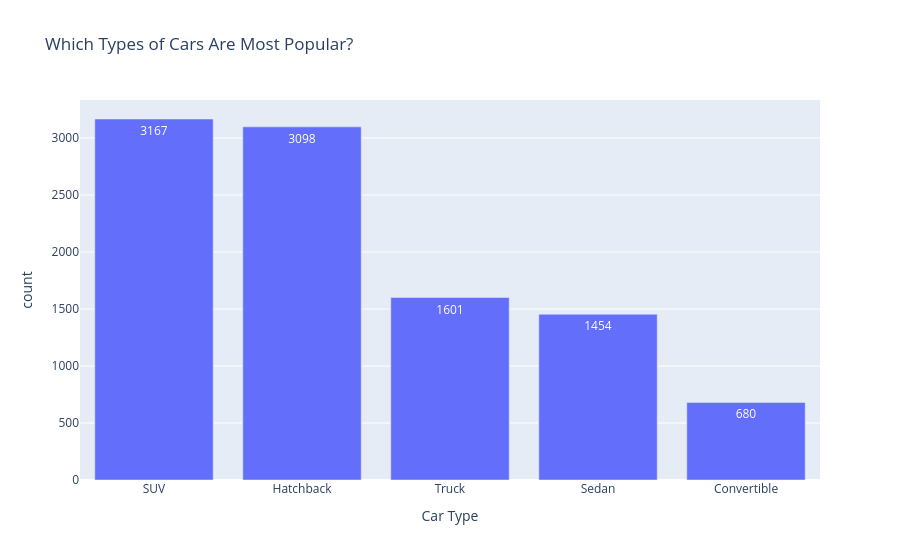

Notebook code cell kept with this figure:
### Code cell
fig = px.bar(
    df["Car Type"].value_counts().reset_index(),
    x="Car Type",
    y="count",
    title="Which Types of Cars Are Most Popular?",
    text="count"
)

fig.show()

### Figure 1 — Plotly figure (JSON) as saved in the notebook; plotly's stock layout.template omitted (floating-point values rounded to 4 significant figures)
{"data": [{"hovertemplate": "Car Type=%{x}<br>count=%{text}<extra></extra>", "legendgroup": "", "marker": {"color": "#636efa", "pattern": {"shape": ""}}, "name": "", "orientation": "v", "showlegend": false, "text": [3167.0, 3098.0, 1601.0, 1454.0, 680.0], "textposition": "auto", "type": "bar", "x": ["SUV", "Hatchback", "Truck", "Sedan", "Convertible"], "xaxis": "x", "y": [3167, 3098, 1601, 1454, 680], "yaxis": "y"}], "layout": {"barmode": "relative", "legend": {"tracegroupgap": 0}, "title": {"text": "Which Types of Cars Are Most Popular?"}, "xaxis": {"anchor": "y", "domain": [0, 1], "title": {"text": "Car Type"}}, "yaxis": {"anchor": "x", "domain": [0, 1], "title": {"text": "count"}}}}
